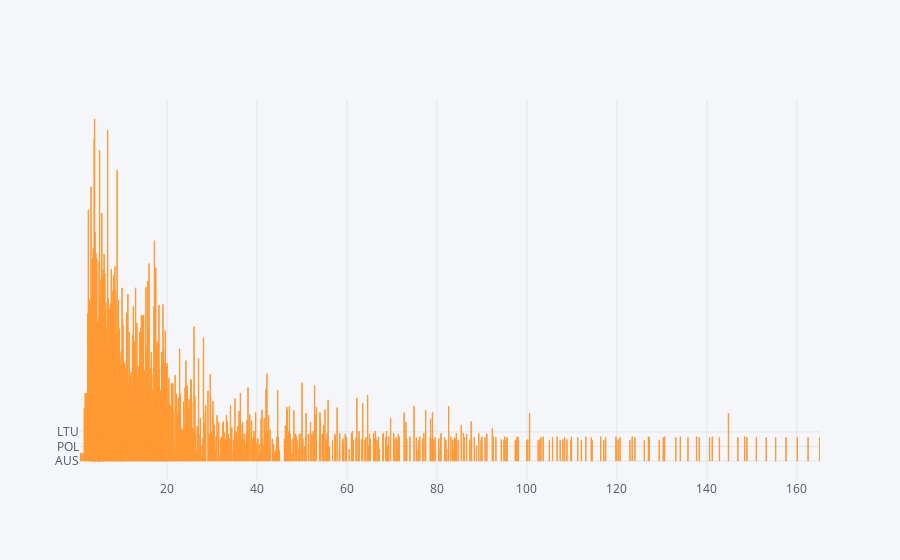

The code cell stored with this chart in its notebook:
### Code cell
data.iplot(kind = 'bar',x='Value',y='LOCATION',mode='lines',size=10)

### Figure 1 — Plotly figure (JSON) as saved in the notebook; plotly's stock layout.template omitted (floating-point values rounded to 4 significant figures; data arrays with more than 128 entries replaced by an {"elided": "..."} marker saying what was removed)
{"data": [{"marker": {"color": "rgba(255, 153, 51, 0.6)", "line": {"color": "rgba(255, 153, 51, 1.0)", "width": 1}}, "name": "LOCATION", "orientation": "v", "text": "", "type": "bar", "uid": "5e70d047-3e9d-489e-98cc-80eef48b2e5c", "x": {"elided": "2365 float values"}, "y": {"elided": "2365 str values"}}], "layout": {"legend": {"bgcolor": "#F5F6F9", "font": {"color": "#4D5663"}}, "paper_bgcolor": "#F5F6F9", "plot_bgcolor": "#F5F6F9", "title": {"font": {"color": "#4D5663"}}, "xaxis": {"gridcolor": "#E1E5ED", "showgrid": true, "tickfont": {"color": "#4D5663"}, "title": {"font": {"color": "#4D5663"}, "text": ""}, "zerolinecolor": "#E1E5ED"}, "yaxis": {"gridcolor": "#E1E5ED", "showgrid": true, "tickfont": {"color": "#4D5663"}, "title": {"font": {"color": "#4D5663"}, "text": ""}, "zerolinecolor": "#E1E5ED"}}}
